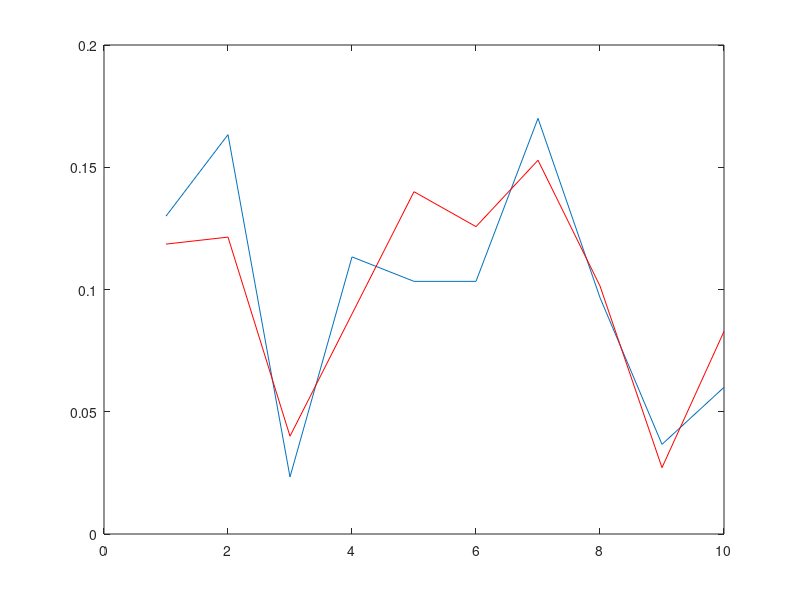

MATLAB code for this plot:
k = 10;
mu = [2,3];
sigma = [1,1.5;1.5,3];

rng(2)  % For reproducibility
r = mvnrnd(mu,sigma,1000);
A = r(1:300,:);
B = r(301:1000,:);
idx = kmeans(r,k);
idx_A = idx(1:300,:);
idx_B = idx(301:1000,:);
num_A = 1:k;
num_B = 1:k;

for i = 1:k
    num_A(i) = length(find(idx_A==i));
    num_B(i) = length(find(idx_B==i));
end

num_A = num_A/300;
num_B = num_B/700;
plot(1:k,num_A)
hold on
plot(1:k,num_B,'r')
